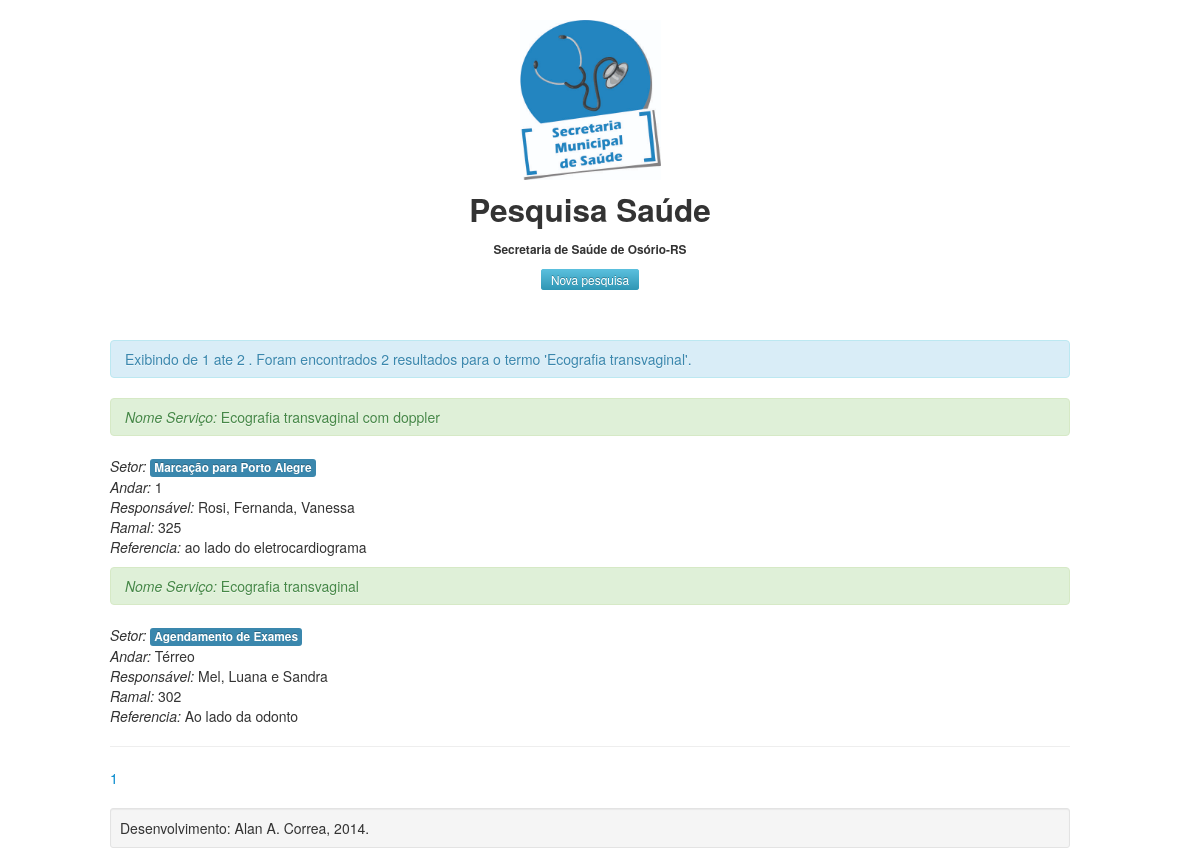
/buscar.php?consulta=Ecografia transvaginal, run on the app's committed database.
### tables this page shows
CREATE TABLE IF NOT EXISTS `servicos` (
  `id` int(11) NOT NULL AUTO_INCREMENT,
  `nome_servico` varchar(250) NOT NULL,
  `setor` varchar(250) NOT NULL,
  `andar` varchar(250) NOT NULL,
  `responsavel` varchar(250) NOT NULL,
  `ramal` varchar(250) NOT NULL,
  `referencia` varchar(250) NOT NULL,
  `obs` text NOT NULL,
  PRIMARY KEY (`id`)
);

### buscar.php (the view, shortened to what this page needs)
<html>
    <head>
    <head>
        <link type="text/css"href="jquery-ui-1.10.3.custom/css/ui-lightness/jquery-ui-1.10.3.custom.css" rel="stylesheet" />
        <link href="bootstrap/css/bootstrap.css" rel="stylesheet" type="text/css" />
    </head>
</head>
<body>
    <div class="container">
        <div class="row clearfix">
            <div class="col-md-12 column">
                <div class="jumbotron">
                    <center>
                        <br><img src="img/BotaoSecretariadeSaude.jpg" width="141" height="32">
                        <h2>Pesquisa Sa&uacute;de </h2>
                        <h6>Secretaria de Sa&uacute;de de Os&oacute;rio-RS</h6>
                        <center>
                            <a href="index.php" class="btn-small btn-info">Nova pesquisa</a>
                        </center>
                    </center>
                </div>
            </div>
        </div>
        <div class="row clearfix">
            <div class="col-md-2 column">
                <?php
                $_BS['PorPagina'] = 6;
                $_BS['MySQL']['servidor'] = 'localhost';
                $_BS['MySQL']['usuario'] = 'root';
                $_BS['MySQL']['senha'] = '';
                $_BS['MySQL']['banco'] = 'pesquisasaude';
                $busca = $_GET['consulta'];
                $busca = mysql_real_escape_string($busca);
                $sql = "SELECT COUNT(*) AS total FROM servicos WHERE nome_servico LIKE '%$busca%' OR '%$busca%'";
                $query = mysql_query($sql);
                $total = mysql_result($query, 0, 'total');
                $paginas = (($total % $_BS['PorPagina']) > 0) ? (int) ($total / $_BS['PorPagina']) + 1 : ($total / $_BS['PorPagina']);
                if (isset($_GET['pagina'])) {
                    $pagina = (int) $_GET['pagina'];
                } else {
                    $pagina = 1;
                }
                $pagina = max(min($paginas, $pagina), 1);
                $inicio = ($pagina - 1) * $_BS['PorPagina'];
                $sql = "SELECT * FROM servicos WHERE nome_servico LIKE '%$busca%' OR '%$busca%' ORDER BY nome_servico DESC LIMIT " . $inicio . ", " . $_BS['PorPagina'];
                $query = mysql_query($sql);
                echo " <br> <br><p><div class='alert alert-info'>Exibindo de " . min($total, ($inicio + 1)) . " ate " . min($total, ($inicio + $_BS['PorPagina'])) . " . Foram encontrados " . $total . " resultados para o termo '" . $_GET['consulta'] . "'.</div></p>";
                while ($resultado = mysql_fetch_assoc($query)) {
                    $nome_servico = $resultado['nome_servico'];
                    $setor = $resultado['setor'];
                    $andar = $resultado['andar'];
                    $responsavel = $resultado['responsavel'];
                    $ramal = $resultado['ramal'];
                    $referencia = $resultado['referencia'];
                    echo '<p>';
                    echo "<div class='alert alert-success'><i>Nome Servi&ccedil;o: </i>" . $nome_servico . "</div>";
                    echo "<i>Setor: </i> <span class='label label-info'>" . $setor . "</span><br>";
                    echo "<i>Andar: </i>" . $andar . "<br />";
                    echo "<i>Respons&aacute;vel: </i>" . $responsavel . "<br />";
                    echo "<i>Ramal: </i>" . $ramal . "<br />";
                    echo "<i>Referencia: </i>" . $referencia . "<br />";
                }
                echo '</p>';
                if ($total > 0) {
                    echo '<hr>';
                    for ($n = 1; $n <= $paginas; $n++) {
                        echo '<a href="?consulta=' . $_GET['consulta'] . '&pagina=' . $n . '">' . $n . '</a>&nbsp;&nbsp;';
                    }
                }
                echo '<br /><br />';
                ?>
            </div>
            <div class="well well-small">Desenvolvimento: Alan A. Correa, 2014.</div>
        </div>
    </div>
</body>
</html>

### data on the page
servicos: nome_servico "Ecografia transvaginal com doppler", setor "Marcação para Porto Alegre", andar "1", responsavel "Rosi, Fernanda, Vanessa", ramal "325", referencia "ao lado do eletrocardiograma"
servicos: nome_servico "Ecografia transvaginal", setor "Agendamento de Exames", andar "Térreo", responsavel "Mel, Luana e Sandra", ramal "302", referencia "Ao lado da odonto"

### other printed values
min($total, ($inicio + 1)) "1"
min($total, ($inicio + $_BS['PorPagina'])) "2"
$total "2"
$_GET['consulta'] "Ecografia transvaginal"
